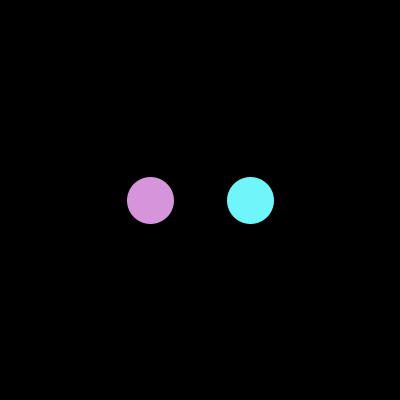
Frame 1 (no input)
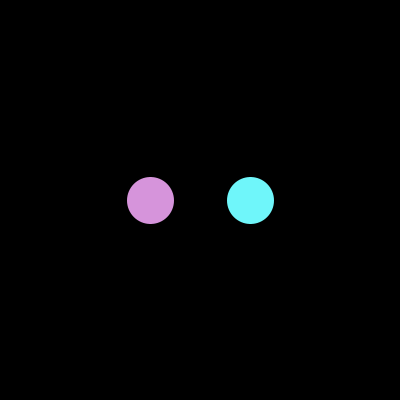
Frame 60 (the mouse pressed at the canvas centre just before this capture)
Frame 120 (the mouse held since frame 60 and released just before this capture): identical to frame 60, image omitted

The Processing sketch that drew these frames (run headless with seeded random() and noise(); from frame 60 on, the mouse is pressed at the canvas centre):

// Processing sketch: aca_buttons_mousepressed_keypressed
// ── aca_buttons_mousepressed_keypressed.pde
int e1X=150, e1Y=200, e2X=250, e2Y=200, diameter = 50;
color button1Col=#D694DB, button2Col=#6FF6FA;

void setup() {
  size(400, 400);
  background(0);
  smooth();
  stroke(0);
  strokeWeight(3);
}
void draw() {
  fill(button1Col);
  ellipse(e1X, e1Y, diameter, diameter);
  fill(button2Col);
  ellipse(e2X, e2Y, diameter, diameter);
}
void mousePressed() {
  if (sqrt(pow((e1X-mouseX), 2) + pow((e1Y-mouseY), 2)) < diameter/2) {
    background(button1Col);
  }
  else if (sqrt(pow((e2X-mouseX), 2) + pow((e2Y-mouseY), 2)) < diameter/2) {
    background(button2Col);
  }
}
void keyPressed() {
  background(0);
}
